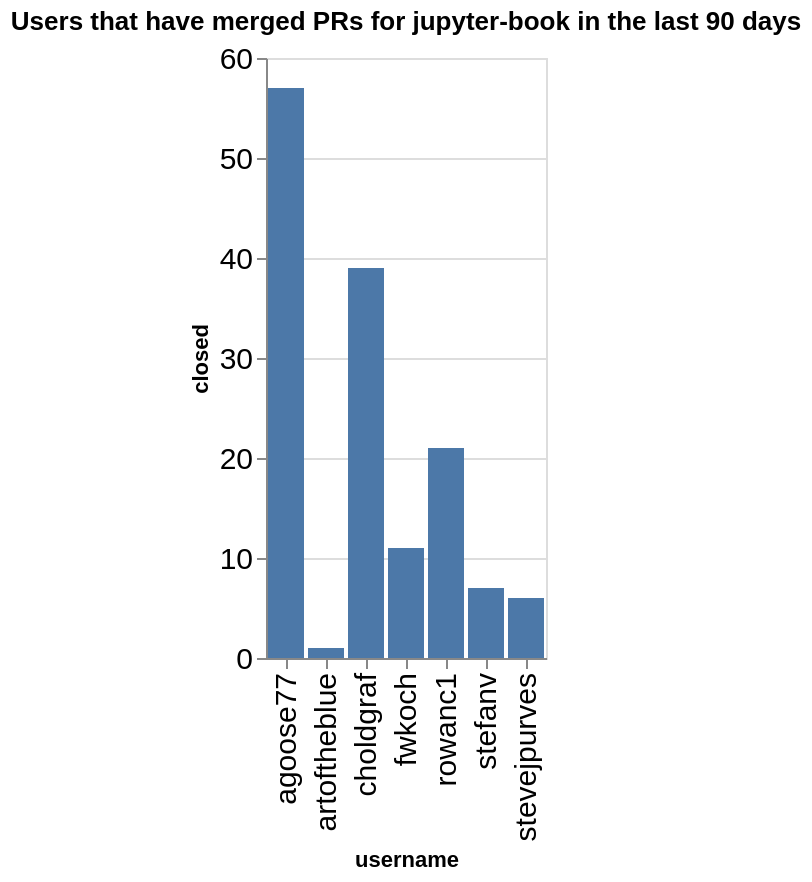

The cell this chart's notebook holds for it:
### Code cell
charts = []
title = f"Users that have merged PRs for {github_org} in the last {n_days} days"
ch = alt.Chart(data=closed_by_repo.replace(np.nan, 0), title=title).mark_bar().encode(
    x='username',
    y='closed',
)
ch

### Figure 1 — Vega-Lite specification as saved in the notebook (floating-point values rounded to 4 significant figures)
{"config": {"axisLeft": {"labelFontSize": 15}, "axisBottom": {"labelFontSize": 15}}, "data": {"name": "data-9592adba579d16d1d5567d430001b94b"}, "mark": {"type": "bar"}, "encoding": {"x": {"field": "username", "type": "nominal"}, "y": {"field": "closed", "type": "quantitative"}}, "title": "Users that have merged PRs for jupyter-book in the last 90 days", "$schema": "https://vega.github.io/schema/vega-lite/v5.20.1.json", "datasets": {"data-9592adba579d16d1d5567d430001b94b": [{"name": "blog", "username": "agoose77", "closed": 4}, {"name": "example-landing-pages", "username": "agoose77", "closed": 2}, {"name": "example-landing-pages", "username": "choldgraf", "closed": 1}, {"name": "example-outputs", "username": "stevejpurves", "closed": 3}, {"name": "jupyter-book", "username": "agoose77", "closed": 2}, {"name": "jupyter-book", "username": "choldgraf", "closed": 5}, {"name": "myst-spec", "username": "choldgraf", "closed": 1}, {"name": "myst-theme", "username": "agoose77", "closed": 15}, {"name": "myst-theme", "username": "choldgraf", "closed": 6}, {"name": "myst-theme", "username": "fwkoch", "closed": 2}, {"name": "myst-theme", "username": "rowanc1", "closed": 3}, {"name": "myst-theme", "username": "stefanv", "closed": 2}, {"name": "myst-theme", "username": "stevejpurves", "closed": 2}, {"name": "mystmd", "username": "agoose77", "closed": 28}, {"name": "mystmd", "username": "artoftheblue", "closed": 1}, {"name": "mystmd", "username": "choldgraf", "closed": 18}, {"name": "mystmd", "username": "fwkoch", "closed": 9}, {"name": "mystmd", "username": "rowanc1", "closed": 17}, {"name": "mystmd", "username": "stefanv", "closed": 5}, {"name": "mystmd", "username": "stevejpurves", "closed": 1}, {"name": "mystmd.org", "username": "agoose77", "closed": 3}, {"name": "mystmd.org", "username": "choldgraf", "closed": 2}, {"name": "mystmd.org", "username": "rowanc1", "closed": 1}, {"name": "team-compass", "username": "agoose77", "closed": 3}, {"name": "team-compass", "username": "choldgraf", "closed": 5}, {"name": "thebe", "username": "choldgraf", "closed": 1}]}}
